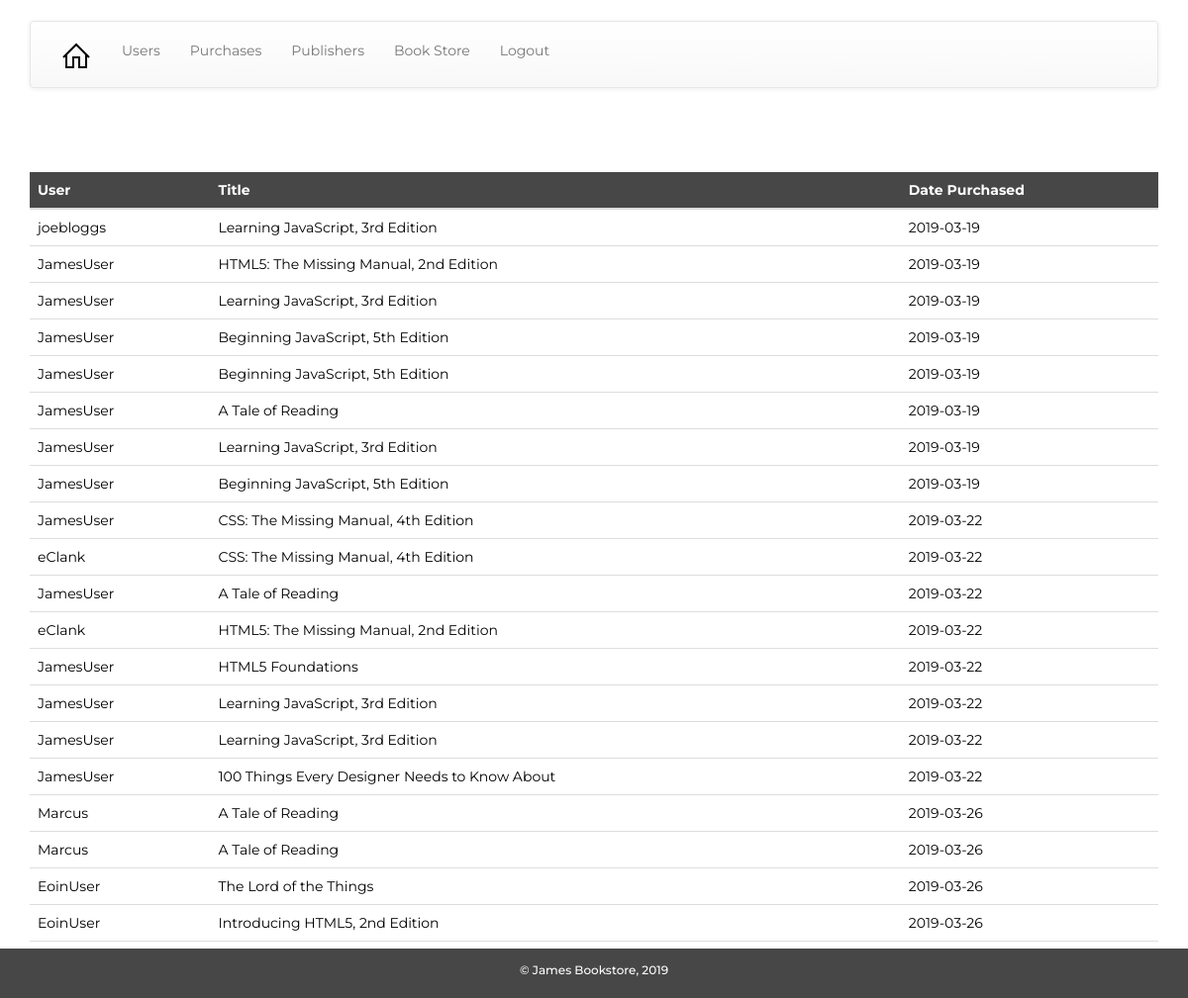
Page /purchases_index.php (signed in) on the committed database.
### tables this page shows
CREATE TABLE `userbook` (
  `purchase_id` int(11) NOT NULL,
  `user_id` int(11) UNSIGNED NOT NULL,
  `book_id` int(11) NOT NULL,
  `purchase_date` date NOT NULL
);

CREATE TABLE `users` (
  `id` int(11) UNSIGNED NOT NULL,
  `username` varchar(50) NOT NULL,
  `password` varchar(256) NOT NULL,
  `role_id` int(11) UNSIGNED NOT NULL,
  `active` tinyint(1) NOT NULL DEFAULT '1'
);

CREATE TABLE `books` (
  `id` int(11) NOT NULL,
  `title` varchar(100) NOT NULL,
  `author` varchar(50) NOT NULL,
  `isbn` varchar(15) NOT NULL,
  `year` int(4) UNSIGNED NOT NULL,
  `price` decimal(7,2) NOT NULL,
  `cover` varchar(50) NOT NULL DEFAULT 'book_default.png',
  `publisher_id` int(11) NOT NULL,
  `stock` int(11) DEFAULT NULL,
  `active` int(1) NOT NULL DEFAULT '1'
);

### classes/Purchase.php (called while the page is built, shortened)
<?php
class Purchase{
    public static function all() {
        $sql = 'SELECT * FROM userbook';
        $connection = Connection::getInstance();
        $stmt = $connection->prepare($sql);
        $success = $stmt->execute();
        if (!$success) {
            throw new Exception("Failed to retrieve purchases");
        }
        else {
            $purchases = $stmt->fetchAll(PDO::FETCH_CLASS, 'Purchase');
            return $purchases;
        }
    }
}

### classes/User.php (called while the page is built, shortened)
<?php
class User{
    public static function find($id) {
        $params = array(
            'id' => $id
        );
        $sql = 'SELECT * FROM users WHERE id = :id';
        $connection = Connection::getInstance();
        $stmt = $connection->prepare($sql);
        $success = $stmt->execute($params);
        if (!$success) {
            throw new Exception("Failed to retrieve user");
        }
        else {
            $user = $stmt->fetchObject('User');
            return $user;
        }
    }
}
?>

### classes/Book.php (called while the page is built, shortened)
<?php
class Book {
    public static function find($id) {
        $params = array(
            'id' => $id
        );
        $sql = 'SELECT * FROM books WHERE id = :id';
        $connection = Connection::getInstance();
        $stmt = $connection->prepare($sql);
        $success = $stmt->execute($params);
        if (!$success) {
            throw new Exception("Failed to retrieve book");
        }
        else {
            $book = $stmt->fetchObject('Book');
            return $book;
        }
    }
}
?>

### purchases_index.php (the view, shortened to what this page needs)
<?php
require_once 'classes/Book.php';
require_once 'classes/Purchase.php';
try {
    $purchases = Purchase::all();
}
catch (Exception $ex) {
    die($ex->getMessage());
}
?>
<!DOCTYPE html>
<html>
    <head>
        <?php require 'utils/styles.php'; ?>
        <link rel="stylesheet" type="text/css" href="styles/styles.css">
		<?php require_once 'classes/User.php'; ?>
    </head>
    <body>
        <div class="container">
            <div class="row">
                <div class="col-md-12">
                    <?php require 'utils/toolbar.php'; ?>
                </div>
            </div>
            <div class="row">
                <div class="col-md-12">
                    <h2><img src="styles/img/purchases.png">Purchases</h2>
                    <?php if (count($purchases) == 0) { ?>
                        <p>There are no purchases</p>
                    <?php } else { ?>
                        <table id="table-purchases" class="table table-hover">
                            <thead class="head">
                                <th>User</th>
                                <th>Title</th>
                                <th>Date Purchased</th>
                            </thead>
                            <tbody>
                                <?php foreach ($purchases as $purchase) { ?>
                                    <tr data-id="<?= $purchase->id ?>">
                                        <td><?= User::find($purchase->user_id)->username ?></td>
                                        <td><?= Book::find($purchase->book_id)->title ?></td>
                                        <td><?= $purchase->purchase_date ?></td>
                                    </tr>
                                <?php } ?>
                            </tbody>
                        </table>
                    <?php } ?>
                </div>
            </div>
            <div class="row">
                <div class="col-md-12">
                    <?php require 'utils/footer.php'; ?>
                </div>
            </div>
        </div>
    </body>
</html>

### styles/styles.css (style rules this page uses)
body { background-image: url("bg.jpg"); font-family: 'Montserrat', sans-serif; color:black; }
table { background: white; font-family: 'Montserrat', sans-serif; border-radius: 15px; color:black; }
thead { background: #474747; color:white; }
h2, h1, h3 { color:white; font-family: 'Philosopher', sans-serif; }
body, html { height: 100%; }

### rows in the picture
userbook: user.username "joebloggs", book.title "Learning JavaScript, 3rd Edition", purchase_date "2019-03-19"
userbook: user.username "JamesUser", book.title "HTML5: The Missing Manual, 2nd Edition", purchase_date "2019-03-19"
userbook: user.username "JamesUser", book.title "Learning JavaScript, 3rd Edition", purchase_date "2019-03-19"
userbook: user.username "JamesUser", book.title "Beginning JavaScript, 5th Edition", purchase_date "2019-03-19"
userbook: user.username "JamesUser", book.title "Beginning JavaScript, 5th Edition", purchase_date "2019-03-19"
userbook: user.username "JamesUser", book.title "A Tale of Reading", purchase_date "2019-03-19"
userbook: user.username "JamesUser", book.title "Learning JavaScript, 3rd Edition", purchase_date "2019-03-19"
userbook: user.username "JamesUser", book.title "Beginning JavaScript, 5th Edition", purchase_date "2019-03-19"
userbook: user.username "JamesUser", book.title "CSS: The Missing Manual, 4th Edition", purchase_date "2019-03-22"
userbook: user.username "eClank", book.title "CSS: The Missing Manual, 4th Edition", purchase_date "2019-03-22"
userbook: user.username "JamesUser", book.title "A Tale of Reading", purchase_date "2019-03-22"
userbook: user.username "eClank", book.title "HTML5: The Missing Manual, 2nd Edition", purchase_date "2019-03-22"
userbook: user.username "JamesUser", book.title "HTML5 Foundations", purchase_date "2019-03-22"
userbook: user.username "JamesUser", book.title "Learning JavaScript, 3rd Edition", purchase_date "2019-03-22"
userbook: user.username "JamesUser", book.title "Learning JavaScript, 3rd Edition", purchase_date "2019-03-22"
userbook: user.username "JamesUser", book.title "100 Things Every Designer Needs to Know About", purchase_date "2019-03-22"
userbook: user.username "Marcus", book.title "A Tale of Reading", purchase_date "2019-03-26"
userbook: user.username "Marcus", book.title "A Tale of Reading", purchase_date "2019-03-26"
userbook: user.username "EoinUser", book.title "The Lord of the Things", purchase_date "2019-03-26"
userbook: user.username "EoinUser", book.title "Introducing HTML5, 2nd Edition", purchase_date "2019-03-26"
